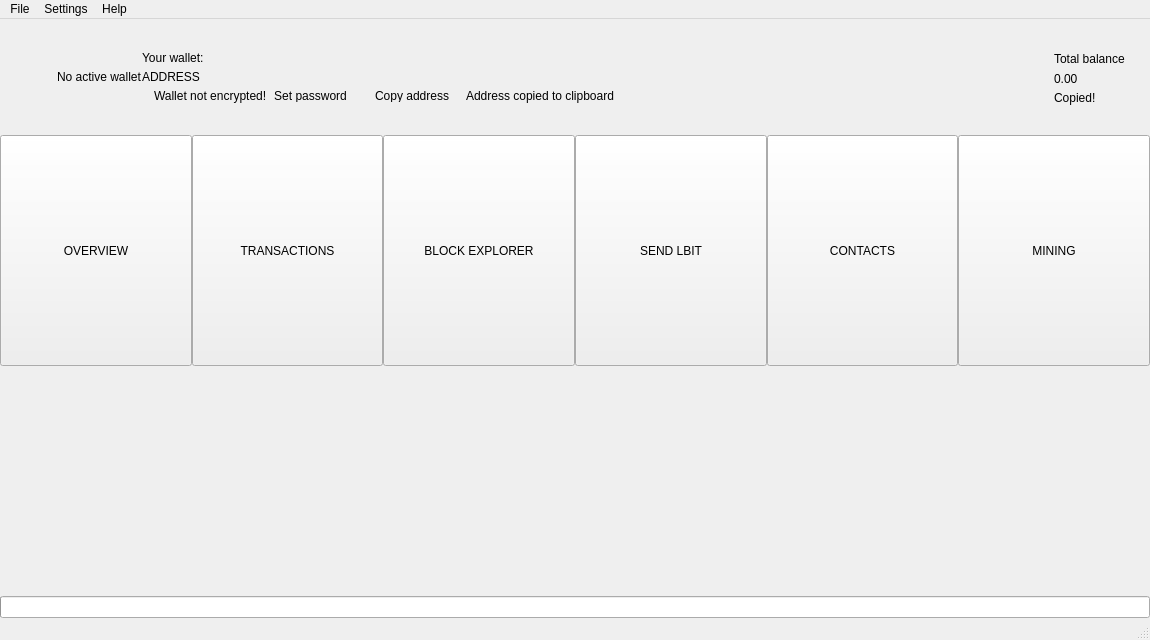
 <widget class="QMainWindow" name="MainWindow">
  <property name="geometry">
   <rect>
    <x>0</x>
    <y>0</y>
    <width>1150</width>
    <height>640</height>
   </rect>
  </property>
  <property name="sizePolicy">
   <sizepolicy hsizetype="Preferred" vsizetype="Preferred">
    <horstretch>0</horstretch>
    <verstretch>0</verstretch>
   </sizepolicy>
  </property>
  <property name="minimumSize">
   <size>
    <width>1100</width>
    <height>640</height>
   </size>
  </property>
  <property name="maximumSize">
   <size>
    <width>16777215</width>
    <height>16777215</height>
   </size>
  </property>
  <property name="windowTitle">
   <string>MainWindow</string>
  </property>
  <property name="windowIcon">
   <iconset>
    <normaloff>:/images/lithiumbit</normaloff>:/images/lithiumbit</iconset>
  </property>
  <widget class="QWidget" name="centralwidget">
   <layout class="QVBoxLayout" name="verticalLayout_2">
    <property name="spacing">
     <number>0</number>
    </property>
    <property name="leftMargin">
     <number>0</number>
    </property>
    <property name="topMargin">
     <number>0</number>
    </property>
    <property name="rightMargin">
     <number>0</number>
    </property>
    <property name="bottomMargin">
     <number>0</number>
    </property>
    <item>
     <widget class="QFrame" name="m_headerFrame">
      <property name="minimumSize">
       <size>
        <width>0</width>
        <height>116</height>
       </size>
      </property>
      <property name="maximumSize">
       <size>
        <width>16777215</width>
        <height>116</height>
       </size>
      </property>
      <property name="frameShape">
       <enum>QFrame::NoFrame</enum>
      </property>
      <property name="frameShadow">
       <enum>QFrame::Raised</enum>
      </property>
      <layout class="QHBoxLayout" name="horizontalLayout_3">
       <property name="spacing">
        <number>0</number>
       </property>
       <property name="leftMargin">
        <number>0</number>
       </property>
       <property name="topMargin">
        <number>0</number>
       </property>
       <property name="rightMargin">
        <number>25</number>
       </property>
       <property name="bottomMargin">
        <number>0</number>
       </property>
       <item>
        <spacer name="horizontalSpacer_2">
         <property name="orientation">
          <enum>Qt::Horizontal</enum>
         </property>
         <property name="sizeType">
          <enum>QSizePolicy::Fixed</enum>
         </property>
         <property name="sizeHint" stdset="0">
          <size>
           <width>30</width>
           <height>20</height>
          </size>
         </property>
        </spacer>
       </item>
       <item>
        <widget class="QLabel" name="m_logoLabel">
         <property name="text">
          <string/>
         </property>
        </widget>
       </item>
       <item>
        <spacer name="horizontalSpacer_5">
         <property name="orientation">
          <enum>Qt::Horizontal</enum>
         </property>
         <property name="sizeType">
          <enum>QSizePolicy::Fixed</enum>
         </property>
         <property name="sizeHint" stdset="0">
          <size>
           <width>20</width>
           <height>20</height>
          </size>
         </property>
        </spacer>
       </item>
       <item>
        <widget class="WalletGui::WalletSmallGrayTextLabel" name="m_noWalletLabel">
         <property name="text">
          <string>No active wallet</string>
         </property>
        </widget>
       </item>
       <item>
        <widget class="QFrame" name="m_walletFrame">
         <property name="frameShape">
          <enum>QFrame::NoFrame</enum>
         </property>
         <property name="frameShadow">
          <enum>QFrame::Raised</enum>
         </property>
         <layout class="QVBoxLayout" name="verticalLayout_3">
          <property name="spacing">
           <number>5</number>
          </property>
          <property name="leftMargin">
           <number>0</number>
          </property>
          <property name="topMargin">
           <number>0</number>
          </property>
          <property name="rightMargin">
           <number>0</number>
          </property>
          <property name="bottomMargin">
           <number>0</number>
          </property>
          <item>
           <spacer name="verticalSpacer_3">
            <property name="orientation">
             <enum>Qt::Vertical</enum>
            </property>
            <property name="sizeType">
             <enum>QSizePolicy::Minimum</enum>
            </property>
            <property name="sizeHint" stdset="0">
             <size>
              <width>20</width>
              <height>40</height>
             </size>
            </property>
           </spacer>
          </item>
          <item>
           <widget class="WalletGui::WalletSmallGrayTextLabel" name="m_walletLabel">
            <property name="text">
             <string>Your wallet:</string>
            </property>
            <property name="indent">
             <number>0</number>
            </property>
           </widget>
          </item>
          <item>
           <widget class="QLabel" name="m_addressLabel">
            <property name="sizePolicy">
             <sizepolicy hsizetype="Preferred" vsizetype="Preferred">
              <horstretch>0</horstretch>
              <verstretch>0</verstretch>
             </sizepolicy>
            </property>
            <property name="cursor">
             <cursorShape>PointingHandCursor</cursorShape>
            </property>
            <property name="toolTip">
             <string>Click to copy</string>
            </property>
            <property name="text">
             <string>ADDRESS</string>
            </property>
            <property name="indent">
             <number>0</number>
            </property>
           </widget>
          </item>
          <item>
           <layout class="QHBoxLayout" name="horizontalLayout_2">
            <property name="spacing">
             <number>0</number>
            </property>
            <item alignment="Qt::AlignTop">
             <widget class="QFrame" name="m_notEncryptedFrame">
              <property name="frameShape">
               <enum>QFrame::NoFrame</enum>
              </property>
              <property name="frameShadow">
               <enum>QFrame::Raised</enum>
              </property>
              <layout class="QHBoxLayout" name="horizontalLayout_4">
               <property name="spacing">
                <number>0</number>
               </property>
               <property name="leftMargin">
                <number>0</number>
               </property>
               <property name="topMargin">
                <number>0</number>
               </property>
               <property name="rightMargin">
                <number>0</number>
               </property>
               <property name="bottomMargin">
                <number>0</number>
               </property>
               <item alignment="Qt::AlignVCenter">
                <widget class="QLabel" name="m_notEncryptedIconLabel">
                 <property name="text">
                  <string/>
                 </property>
                 <property name="pixmap">
                  <pixmap resource="../../resources.qrc">:/icons/lock_open_gray</pixmap>
                 </property>
                 <property name="alignment">
                  <set>Qt::AlignLeading|Qt::AlignLeft|Qt::AlignVCenter</set>
                 </property>
                </widget>
               </item>
               <item>
                <spacer name="horizontalSpacer_11">
                 <property name="orientation">
                  <enum>Qt::Horizontal</enum>
                 </property>
                 <property name="sizeType">
                  <enum>QSizePolicy::Fixed</enum>
                 </property>
                 <property name="sizeHint" stdset="0">
                  <size>
                   <width>5</width>
                   <height>3</height>
                  </size>
                 </property>
                </spacer>
               </item>
               <item alignment="Qt::AlignVCenter">
                <widget class="WalletGui::WalletTinyGrayTextLabel" name="m_notEncryptedTextLabel">
                 <property name="text">
                  <string>Wallet not encrypted!</string>
                 </property>
                 <property name="alignment">
                  <set>Qt::AlignLeading|Qt::AlignLeft|Qt::AlignVCenter</set>
                 </property>
                </widget>
               </item>
               <item>
                <spacer name="horizontalSpacer_9">
                 <property name="orientation">
                  <enum>Qt::Horizontal</enum>
                 </property>
                 <property name="sizeType">
                  <enum>QSizePolicy::Fixed</enum>
                 </property>
                 <property name="sizeHint" stdset="0">
                  <size>
                   <width>3</width>
                   <height>3</height>
                  </size>
                 </property>
                </spacer>
               </item>
               <item alignment="Qt::AlignVCenter">
                <widget class="WalletGui::WalletTinyLinkLikeButton" name="m_encryptButton">
                 <property name="sizePolicy">
                  <sizepolicy hsizetype="Minimum" vsizetype="Minimum">
                   <horstretch>0</horstretch>
                   <verstretch>0</verstretch>
                  </sizepolicy>
                 </property>
                 <property name="minimumSize">
                  <size>
                   <width>0</width>
                   <height>3</height>
                  </size>
                 </property>
                 <property name="cursor">
                  <cursorShape>PointingHandCursor</cursorShape>
                 </property>
                 <property name="text">
                  <string>Set password</string>
                 </property>
                 <property name="flat">
                  <bool>true</bool>
                 </property>
                </widget>
               </item>
               <item>
                <spacer name="horizontalSpacer_10">
                 <property name="orientation">
                  <enum>Qt::Horizontal</enum>
                 </property>
                 <property name="sizeType">
                  <enum>QSizePolicy::Fixed</enum>
                 </property>
                 <property name="sizeHint" stdset="0">
                  <size>
                   <width>20</width>
                   <height>3</height>
                  </size>
                 </property>
                </spacer>
               </item>
              </layout>
             </widget>
            </item>
            <item alignment="Qt::AlignVCenter">
             <widget class="WalletGui::WalletTinyLinkLikeButton" name="m_copyAddressButton">
              <property name="sizePolicy">
               <sizepolicy hsizetype="Minimum" vsizetype="Minimum">
                <horstretch>0</horstretch>
                <verstretch>0</verstretch>
               </sizepolicy>
              </property>
              <property name="minimumSize">
               <size>
                <width>0</width>
                <height>3</height>
               </size>
              </property>
              <property name="cursor">
               <cursorShape>PointingHandCursor</cursorShape>
              </property>
              <property name="focusPolicy">
               <enum>Qt::NoFocus</enum>
              </property>
              <property name="autoFillBackground">
               <bool>true</bool>
              </property>
              <property name="text">
               <string>Copy address</string>
              </property>
              <property name="flat">
               <bool>true</bool>
              </property>
             </widget>
            </item>
            <item>
             <spacer name="horizontalSpacer_7">
              <property name="orientation">
               <enum>Qt::Horizontal</enum>
              </property>
              <property name="sizeType">
               <enum>QSizePolicy::Fixed</enum>
              </property>
              <property name="sizeHint" stdset="0">
               <size>
                <width>13</width>
                <height>3</height>
               </size>
              </property>
             </spacer>
            </item>
            <item alignment="Qt::AlignVCenter">
             <widget class="WalletGui::CopyMagicLabel" name="m_copyAddressLabel">
              <property name="text">
               <string>Address copied to clipboard</string>
              </property>
              <property name="alignment">
               <set>Qt::AlignLeading|Qt::AlignLeft|Qt::AlignVCenter</set>
              </property>
             </widget>
            </item>
            <item>
             <spacer name="horizontalSpacer">
              <property name="orientation">
               <enum>Qt::Horizontal</enum>
              </property>
              <property name="sizeHint" stdset="0">
               <size>
                <width>40</width>
                <height>3</height>
               </size>
              </property>
             </spacer>
            </item>
           </layout>
          </item>
          <item>
           <spacer name="verticalSpacer_2">
            <property name="orientation">
             <enum>Qt::Vertical</enum>
            </property>
            <property name="sizeType">
             <enum>QSizePolicy::Minimum</enum>
            </property>
            <property name="sizeHint" stdset="0">
             <size>
              <width>20</width>
              <height>40</height>
             </size>
            </property>
           </spacer>
          </item>
         </layout>
        </widget>
       </item>
       <item>
        <spacer name="horizontalSpacer_3">
         <property name="orientation">
          <enum>Qt::Horizontal</enum>
         </property>
         <property name="sizeType">
          <enum>QSizePolicy::Expanding</enum>
         </property>
         <property name="sizeHint" stdset="0">
          <size>
           <width>34</width>
           <height>20</height>
          </size>
         </property>
        </spacer>
       </item>
       <item>
        <spacer name="horizontalSpacer_8">
         <property name="orientation">
          <enum>Qt::Horizontal</enum>
         </property>
         <property name="sizeType">
          <enum>QSizePolicy::Fixed</enum>
         </property>
         <property name="sizeHint" stdset="0">
          <size>
           <width>34</width>
           <height>20</height>
          </size>
         </property>
        </spacer>
       </item>
       <item alignment="Qt::AlignRight|Qt::AlignVCenter">
        <widget class="QFrame" name="m_balanceFrame">
         <layout class="QGridLayout" name="gridLayout">
          <property name="leftMargin">
           <number>0</number>
          </property>
          <property name="topMargin">
           <number>30</number>
          </property>
          <property name="rightMargin">
           <number>0</number>
          </property>
          <property name="bottomMargin">
           <number>0</number>
          </property>
          <property name="verticalSpacing">
           <number>3</number>
          </property>
          <item row="0" column="2">
           <layout class="QVBoxLayout" name="verticalLayout_4">
            <item>
             <widget class="QLabel" name="m_balanceTextLabel">
              <property name="text">
               <string>Total balance</string>
              </property>
             </widget>
            </item>
            <item>
             <widget class="QLabel" name="m_balanceLabel">
              <property name="cursor">
               <cursorShape>PointingHandCursor</cursorShape>
              </property>
              <property name="toolTip">
               <string>Click to copy</string>
              </property>
              <property name="text">
               <string>0.00</string>
              </property>
             </widget>
            </item>
           </layout>
          </item>
          <item row="1" column="2">
           <widget class="WalletGui::CopyMagicLabel" name="m_balanceCopyLabel">
            <property name="text">
             <string>Copied!</string>
            </property>
           </widget>
          </item>
          <item row="0" column="1">
           <spacer name="horizontalSpacer_6">
            <property name="orientation">
             <enum>Qt::Horizontal</enum>
            </property>
            <property name="sizeType">
             <enum>QSizePolicy::Fixed</enum>
            </property>
            <property name="sizeHint" stdset="0">
             <size>
              <width>2</width>
              <height>39</height>
             </size>
            </property>
           </spacer>
          </item>
          <item row="2" column="2">
           <spacer name="verticalSpacer_5">
            <property name="orientation">
             <enum>Qt::Vertical</enum>
            </property>
            <property name="sizeType">
             <enum>QSizePolicy::Expanding</enum>
            </property>
            <property name="sizeHint" stdset="0">
             <size>
              <width>20</width>
              <height>50</height>
             </size>
            </property>
           </spacer>
          </item>
          <item row="0" column="0">
           <widget class="QLabel" name="m_balanceIconLabel">
            <property name="text">
             <string/>
            </property>
            <property name="pixmap">
             <pixmap resource="../../resources.qrc">:/icons/total_balance</pixmap>
            </property>
           </widget>
          </item>
         </layout>
        </widget>
       </item>
      </layout>
     </widget>
    </item>
    <item>
     <widget class="QFrame" name="m_toolFrame">
      <property name="sizePolicy">
       <sizepolicy hsizetype="Expanding" vsizetype="Fixed">
        <horstretch>0</horstretch>
        <verstretch>0</verstretch>
       </sizepolicy>
      </property>
      <property name="minimumSize">
       <size>
        <width>1080</width>
        <height>70</height>
       </size>
      </property>
      <property name="frameShape">
       <enum>QFrame::NoFrame</enum>
      </property>
      <property name="frameShadow">
       <enum>QFrame::Plain</enum>
      </property>
      <property name="lineWidth">
       <number>-2</number>
      </property>
      <layout class="QHBoxLayout" name="horizontalLayout_5">
       <property name="spacing">
        <number>0</number>
       </property>
       <property name="sizeConstraint">
        <enum>QLayout::SetMaximumSize</enum>
       </property>
       <property name="leftMargin">
        <number>0</number>
       </property>
       <property name="topMargin">
        <number>0</number>
       </property>
       <property name="rightMargin">
        <number>0</number>
       </property>
       <property name="bottomMargin">
        <number>0</number>
       </property>
       <item>
        <widget class="QPushButton" name="m_overviewButton">
         <property name="sizePolicy">
          <sizepolicy hsizetype="Expanding" vsizetype="Expanding">
           <horstretch>0</horstretch>
           <verstretch>0</verstretch>
          </sizepolicy>
         </property>
         <property name="minimumSize">
          <size>
           <width>179</width>
           <height>0</height>
          </size>
         </property>
         <property name="focusPolicy">
          <enum>Qt::NoFocus</enum>
         </property>
         <property name="text">
          <string>OVERVIEW</string>
         </property>
         <property name="checkable">
          <bool>true</bool>
         </property>
         <attribute name="buttonGroup">
          <string notr="true">m_toolButtonGroup</string>
         </attribute>
        </widget>
       </item>
       <item>
        <widget class="QPushButton" name="m_transactionsButton">
         <property name="sizePolicy">
          <sizepolicy hsizetype="Expanding" vsizetype="Expanding">
           <horstretch>0</horstretch>
           <verstretch>0</verstretch>
          </sizepolicy>
         </property>
         <property name="minimumSize">
          <size>
           <width>180</width>
           <height>0</height>
          </size>
         </property>
         <property name="focusPolicy">
          <enum>Qt::NoFocus</enum>
         </property>
         <property name="text">
          <string>TRANSACTIONS</string>
         </property>
         <property name="checkable">
          <bool>true</bool>
         </property>
         <attribute name="buttonGroup">
          <string notr="true">m_toolButtonGroup</string>
         </attribute>
        </widget>
       </item>
       <item>
        <widget class="QPushButton" name="m_blockExplorerButton">
         <property name="sizePolicy">
          <sizepolicy hsizetype="Expanding" vsizetype="Expanding">
           <horstretch>0</horstretch>
           <verstretch>0</verstretch>
          </sizepolicy>
         </property>
         <property name="minimumSize">
          <size>
           <width>180</width>
           <height>0</height>
          </size>
         </property>
         <property name="focusPolicy">
          <enum>Qt::NoFocus</enum>
         </property>
         <property name="text">
          <string>BLOCK EXPLORER</string>
         </property>
         <property name="checkable">
          <bool>true</bool>
         </property>
         <attribute name="buttonGroup">
          <string notr="true">m_toolButtonGroup</string>
         </attribute>
        </widget>
       </item>
       <item>
        <widget class="QPushButton" name="m_sendButton">
         <property name="sizePolicy">
          <sizepolicy hsizetype="Expanding" vsizetype="Expanding">
           <horstretch>0</horstretch>
           <verstretch>0</verstretch>
          </sizepolicy>
         </property>
         <property name="minimumSize">
          <size>
           <width>180</width>
           <height>0</height>
          </size>
         </property>
         <property name="focusPolicy">
          <enum>Qt::NoFocus</enum>
         </property>
         <property name="text">
          <string>SEND LBIT</string>
         </property>
         <property name="checkable">
          <bool>true</bool>
         </property>
         <attribute name="buttonGroup">
          <string notr="true">m_toolButtonGroup</string>
         </attribute>
        </widget>
       </item>
       <item>
        <widget class="QPushButton" name="m_addressBookButton">
         <property name="sizePolicy">
          <sizepolicy hsizetype="Expanding" vsizetype="Expanding">
           <horstretch>0</horstretch>
           <verstretch>0</verstretch>
          </sizepolicy>
         </property>
         <property name="minimumSize">
          <size>
           <width>180</width>
           <height>0</height>
          </size>
         </property>
         <property name="focusPolicy">
          <enum>Qt::NoFocus</enum>
         </property>
         <property name="text">
          <string>CONTACTS</string>
         </property>
         <property name="checkable">
          <bool>true</bool>
         </property>
         <attribute name="buttonGroup">
          <string notr="true">m_toolButtonGroup</string>
         </attribute>
        </widget>
       </item>
       <item>
        <widget class="QPushButton" name="m_miningButton">
         <property name="sizePolicy">
          <sizepolicy hsizetype="Expanding" vsizetype="Expanding">
           <horstretch>0</horstretch>
           <verstretch>0</verstretch>
          </sizepolicy>
         </property>
         <property name="minimumSize">
          <size>
           <width>180</width>
           <height>0</height>
          </size>
         </property>
         <property name="focusPolicy">
          <enum>Qt::NoFocus</enum>
         </property>
         <property name="text">
          <string>MINING</string>
         </property>
         <property name="checkable">
          <bool>true</bool>
         </property>
         <attribute name="buttonGroup">
          <string notr="true">m_toolButtonGroup</string>
         </attribute>
        </widget>
       </item>
      </layout>
     </widget>
    </item>
    <item>
     <layout class="QHBoxLayout" name="horizontalLayout" stretch="0,0,0,0,0,0,0">
      <property name="spacing">
       <number>0</number>
      </property>
      <item>
       <widget class="WalletGui::OverviewFrame" name="m_overviewFrame">
        <property name="frameShape">
         <enum>QFrame::NoFrame</enum>
        </property>
        <property name="frameShadow">
         <enum>QFrame::Raised</enum>
        </property>
       </widget>
      </item>
      <item>
       <widget class="WalletGui::SendFrame" name="m_sendFrame">
        <property name="frameShape">
         <enum>QFrame::NoFrame</enum>
        </property>
        <property name="frameShadow">
         <enum>QFrame::Raised</enum>
        </property>
       </widget>
      </item>
      <item>
       <widget class="WalletGui::TransactionsFrame" name="m_transactionsFrame">
        <property name="frameShape">
         <enum>QFrame::NoFrame</enum>
        </property>
        <property name="frameShadow">
         <enum>QFrame::Raised</enum>
        </property>
       </widget>
      </item>
      <item>
       <widget class="WalletGui::AddressBookFrame" name="m_addressBookFrame">
        <property name="frameShape">
         <enum>QFrame::NoFrame</enum>
        </property>
        <property name="frameShadow">
         <enum>QFrame::Raised</enum>
        </property>
       </widget>
      </item>
      <item>
       <widget class="WalletGui::NoWalletFrame" name="m_noWalletFrame">
        <property name="frameShape">
         <enum>QFrame::NoFrame</enum>
        </property>
        <property name="frameShadow">
         <enum>QFrame::Raised</enum>
        </property>
       </widget>
      </item>
      <item>
       <widget class="WalletGui::BlockExplorerFrame" name="m_blockExplorerFrame">
        <property name="frameShape">
         <enum>QFrame::NoFrame</enum>
        </property>
        <property name="frameShadow">
         <enum>QFrame::Raised</enum>
        </property>
       </widget>
      </item>
      <item>
       <widget class="WalletGui::MiningFrame" name="m_miningFrame">
        <property name="frameShape">
         <enum>QFrame::NoFrame</enum>
        </property>
        <property name="frameShadow">
         <enum>QFrame::Raised</enum>
        </property>
       </widget>
      </item>
     </layout>
    </item>
    <item>
     <widget class="QProgressBar" name="m_syncProgress">
      <property name="maximum">
       <number>100</number>
      </property>
      <property name="value">
       <number>0</number>
      </property>
      <property name="textVisible">
       <bool>false</bool>
      </property>
     </widget>
    </item>
   </layout>
  </widget>
  <widget class="QMenuBar" name="menubar">
   <property name="geometry">
    <rect>
     <x>0</x>
     <y>0</y>
     <width>1150</width>
     <height>22</height>
    </rect>
   </property>
   <widget class="QMenu" name="menuFile">
    <property name="title">
     <string>File</string>
    </property>
    <addaction name="m_createWalletAction"/>
    <addaction name="m_openWalletAction"/>
    <addaction name="m_recentWalletsAction"/>
    <addaction name="m_backupWalletAction"/>
    <addaction name="m_saveKeysAction"/>
    <addaction name="m_resetAction"/>
    <addaction name="m_importKeyAction"/>
    <addaction name="m_exportKeyAction"/>
    <addaction name="m_exportTrackingKeyAction"/>
    <addaction name="m_exitAction"/>
   </widget>
   <widget class="QMenu" name="menuSettings">
    <property name="title">
     <string>Settings</string>
    </property>
    <widget class="QMenu" name="menuThemes">
     <property name="title">
      <string>Themes</string>
     </property>
    </widget>
    <addaction name="m_encryptWalletAction"/>
    <addaction name="m_changePasswordAction"/>
    <addaction name="m_removePendingTxAction"/>
    <addaction name="separator"/>
    <addaction name="m_autostartAction"/>
    <addaction name="m_minimizeToTrayAction"/>
    <addaction name="m_closeToTrayAction"/>
    <addaction name="separator"/>
    <addaction name="m_preferencesAction"/>
    <addaction name="menuThemes"/>
   </widget>
   <widget class="QMenu" name="menuHelp">
    <property name="title">
     <string>Help</string>
    </property>
    <addaction name="m_communityForumAction"/>
    <addaction name="m_reportIssueAction"/>
    <addaction name="m_aboutLithiumBitAction"/>
    <addaction name="m_aboutQtAction"/>
   </widget>
   <addaction name="menuFile"/>
   <addaction name="menuSettings"/>
   <addaction name="menuHelp"/>
  </widget>
  <widget class="WalletGui::WalletStatusBar" name="statusBar"/>
  <action name="m_exitAction">
   <property name="checkable">
    <bool>false</bool>
   </property>
   <property name="enabled">
    <bool>true</bool>
   </property>
   <property name="text">
    <string>Exit</string>
   </property>
   <property name="shortcut">
    <string>Ctrl+Q</string>
   </property>
  </action>
  <action name="m_createWalletAction">
   <property name="enabled">
    <bool>true</bool>
   </property>
   <property name="text">
    <string>Create wallet</string>
   </property>
  </action>
  <action name="m_openWalletAction">
   <property name="enabled">
    <bool>true</bool>
   </property>
   <property name="text">
    <string>Open wallet</string>
   </property>
  </action>
  <action name="m_encryptWalletAction">
   <property name="enabled">
    <bool>true</bool>
   </property>
   <property name="text">
    <string>Encrypt wallet</string>
   </property>
  </action>
  <action name="m_changePasswordAction">
   <property name="enabled">
    <bool>true</bool>
   </property>
   <property name="text">
    <string>Change password</string>
   </property>
   <property name="toolTip">
    <string>Change password</string>
   </property>
  </action>
  <action name="m_aboutLithiumBitAction">
   <property name="enabled">
    <bool>true</bool>
   </property>
   <property name="text">
    <string>About LithiumBit</string>
   </property>
  </action>
  <action name="m_aboutQtAction">
   <property name="enabled">
    <bool>true</bool>
   </property>
   <property name="text">
    <string>About Qt</string>
   </property>
  </action>
  <action name="m_backupWalletAction">
   <property name="enabled">
    <bool>true</bool>
   </property>
   <property name="text">
    <string>Backup wallet</string>
   </property>
  </action>
  <action name="m_autostartAction">
   <property name="checkable">
    <bool>true</bool>
   </property>
   <property name="text">
    <string>Start on system login</string>
   </property>
  </action>
  <action name="m_minimizeToTrayAction">
   <property name="checkable">
    <bool>true</bool>
   </property>
   <property name="text">
    <string>Minimize to tray</string>
   </property>
  </action>
  <action name="m_closeToTrayAction">
   <property name="checkable">
    <bool>true</bool>
   </property>
   <property name="text">
    <string>Close to tray</string>
   </property>
  </action>
  <action name="m_preferencesAction">
   <property name="text">
    <string>Preferences</string>
   </property>
  </action>
  <action name="m_recentWalletsAction">
   <property name="text">
    <string>Recent wallets</string>
   </property>
  </action>
  <action name="m_exportTrackingKeyAction">
   <property name="text">
    <string>Export tracking key</string>
   </property>
   <property name="toolTip">
    <string>Export tracking key</string>
   </property>
  </action>
  <action name="m_importKeyAction">
   <property name="text">
    <string>Import key</string>
   </property>
   <property name="toolTip">
    <string>Import key</string>
   </property>
  </action>
  <action name="m_communityForumAction">
   <property name="text">
    <string>Pool</string>
   </property>
  </action>
  <action name="m_reportIssueAction">
   <property name="text">
    <string>Soporte</string>
   </property>
  </action>
  <action name="m_resetAction">
   <property name="text">
    <string>Reset wallet</string>
   </property>
  </action>
  <action name="m_saveKeysAction">
   <property name="text">
    <string>Save wallet keys</string>
   </property>
  </action>
  <action name="m_exportKeyAction">
   <property name="text">
    <string>Export key</string>
   </property>
   <property name="toolTip">
    <string>Export key</string>
   </property>
  </action>
  <action name="m_removePendingTxAction">
   <property name="checkable">
    <bool>false</bool>
   </property>
   <property name="text">
    <string>Remove pending TXs</string>
   </property>
  </action>
 </widget>
